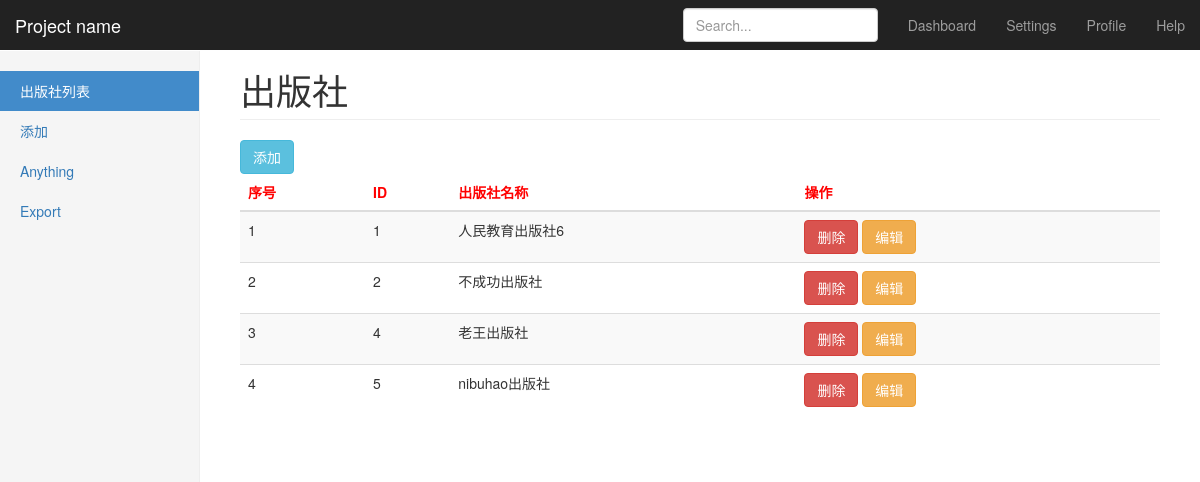
/app01/publisher_list/, run on an earlier commit of the app's database.
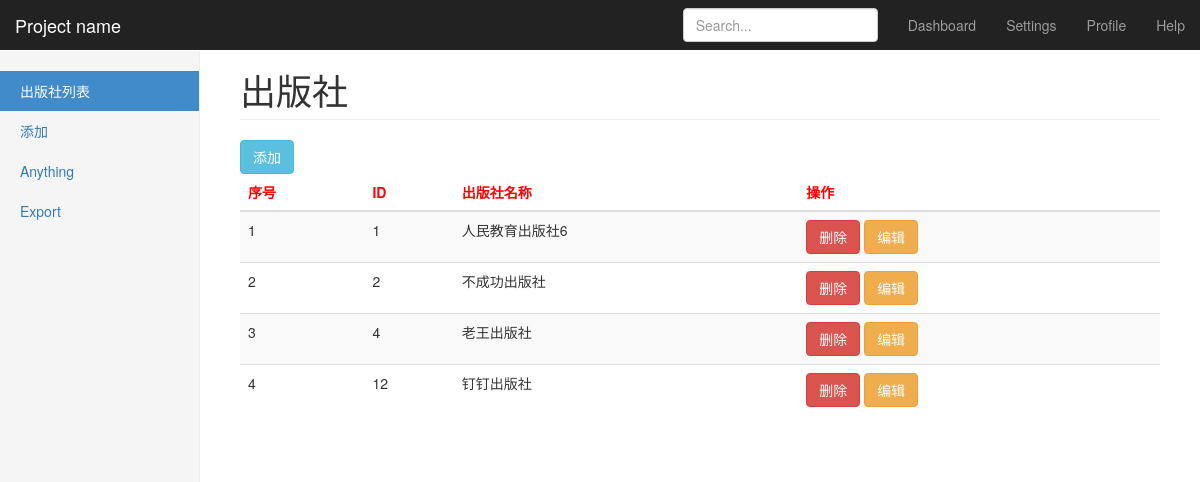
And on a later commit of the database.
### app01/models.py (models this page shows)
class Publisher(models.Model):
    name = models.CharField(max_length=32)

### app01/views.py (the view)
def publisher_list(request):
    all_publishers = models.Publisher.objects.all()
    return render(request, 'publisher_list.html', {'all_publishers': all_publishers})

### templates/publisher_list.html
{% extends 'base.html' %}
{% block content %}
    <a  class="btn btn-info" href="{% url 'app01:pub-add' %}">添加</a>
    <table class="table table-hover table-striped" >
    <thead>
    <tr style="color: red">
        <th>序号</th>
        <th>ID</th>
        <th>出版社名称</th>
        <th>操作</th>
    </tr>
    </thead>
    <tbody>
    {% for publisher in all_publishers %}
        <tr >
            <td > {{ forloop.counter }} </td>
            <td > {{ publisher.id }} </td>
            <td > {{ publisher.name }} </td>
            <td>
                <a class="btn btn-danger" href="{% url 'app01:pub-del' pk=publisher.pk %}">删除</a>
                <a class="btn btn-warning" href="{% url 'app01:pub-edit' pk=publisher.pk %}">编辑</a>
            </td>
        </tr>
    {% endfor %}
    </tbody>
</table>
{% endblock %}

### templates/base.html (shortened to what this page needs)
<!DOCTYPE html>
<html lang="en">
<head>
    <link href="/static/plugins/bootstrap-3.3.7-dist/css/bootstrap.min.css" rel="stylesheet">
    <link href="/static/css/dashboard.css" rel="stylesheet">
<body>
<nav class="navbar navbar-inverse navbar-fixed-top">
    <div class="container-fluid">
        <div class="navbar-header">
            <a class="navbar-brand" href="#">Project name</a>
        </div>
        <div id="navbar" class="navbar-collapse collapse">
            <ul class="nav navbar-nav navbar-right">
                <li><a href="#">Dashboard</a></li>
                <li><a href="#">Settings</a></li>
                <li><a href="#">Profile</a></li>
                <li><a href="#">Help</a></li>
            </ul>
            <form class="navbar-form navbar-right">
                <input type="text" class="form-control" placeholder="Search...">
            </form>
        </div>
    </div>
</nav>
<div class="container-fluid">
    <div class="row">
        <div class="col-sm-3 col-md-2 sidebar">
            <ul class="nav nav-sidebar">
                <li class="active"><a href="{% url 'app01:pub' %}">出版社列表 <span class="sr-only">(current)</span></a></li>
                <li><a href="{% url 'app01:pub-add' %}">添加</a></li>
                <li><a href="#">Anything</a></li>
                <li><a href="#">Export</a></li>
            </ul>
        </div>
        <div class="col-sm-9 col-sm-offset-3 col-md-10 col-md-offset-2 main">
            <h1 class="page-header">出版社</h1>
            <div class="table-responsive">
                {% block content %}
                {% endblock %}
            </div>
        </div>
    </div>
</div>
</body>
</html>

### static/css/dashboard.css (style rules this page uses)
body { padding-top: 50px; }
.navbar-fixed-top { border: 0; }
.sidebar { display: none; }
@media (min-width: 768px) { .sidebar { position: fixed; top: 51px; bottom: 0; left: 0; z-index: 1000; display: block; padding: 20px; overflow-x: hidden; overflow-y: auto; background-color: #f5f5f5; border-right: 1px solid #eee; } }
.nav-sidebar { margin-right: -21px; margin-bottom: 20px; margin-left: -20px; }
.nav-sidebar > li > a { padding-right: 20px; padding-left: 20px; }
.nav-sidebar > .active > a, .nav-sidebar > .active > a:hover, .nav-sidebar > .active > a:focus { color: #fff; background-color: #428bca; }
.main { padding: 20px; }
@media (min-width: 768px) { .main { padding-right: 40px; padding-left: 40px; } }
.main .page-header { margin-top: 0; }

What changed in the data, as far as the page shows it:
removed Publisher: id "5", name "nibuhao出版社"
added Publisher: id "12", name "钉钉出版社"
